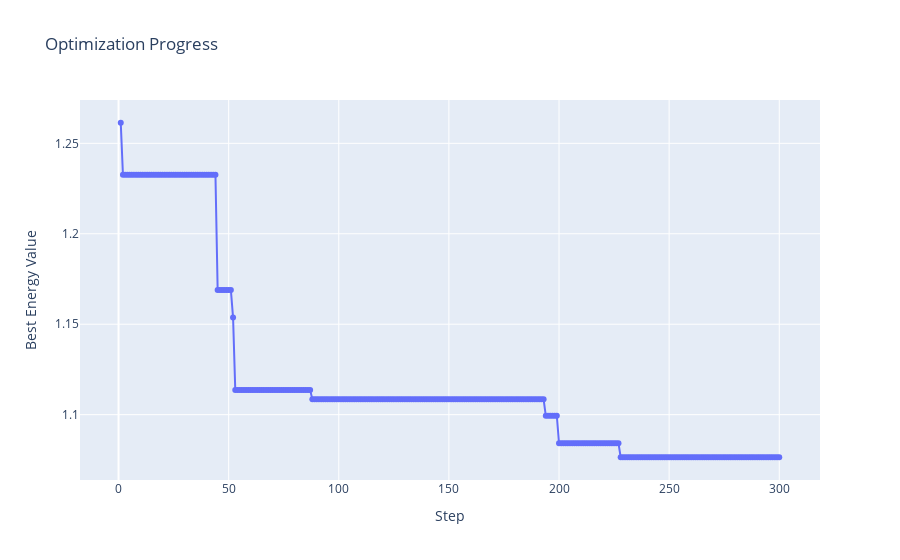

Here is the notebook cell this chart was saved with:
### Code cell
model.draw_energy_plot(information['hist'])

### Figure 1 — Plotly figure (JSON) as saved in the notebook; plotly's stock layout.template omitted (floating-point values rounded to 4 significant figures; data arrays with more than 128 entries replaced by an {"elided": "..."} marker saying what was removed)
{"data": [{"hovertemplate": "Step=%{x}<br>Best Energy Value=%{y}<extra></extra>", "legendgroup": "", "line": {"color": "#636efa", "dash": "solid", "shape": "linear"}, "marker": {"symbol": "circle"}, "mode": "markers+lines", "name": "", "orientation": "v", "showlegend": false, "type": "scatter", "x": {"elided": "300 int values"}, "xaxis": "x", "y": {"elided": "300 float values"}, "yaxis": "y"}], "layout": {"legend": {"tracegroupgap": 0}, "title": {"text": "Optimization Progress"}, "xaxis": {"anchor": "y", "domain": [0, 1], "title": {"text": "Step"}}, "yaxis": {"anchor": "x", "domain": [0, 1], "title": {"text": "Best Energy Value"}}}}
